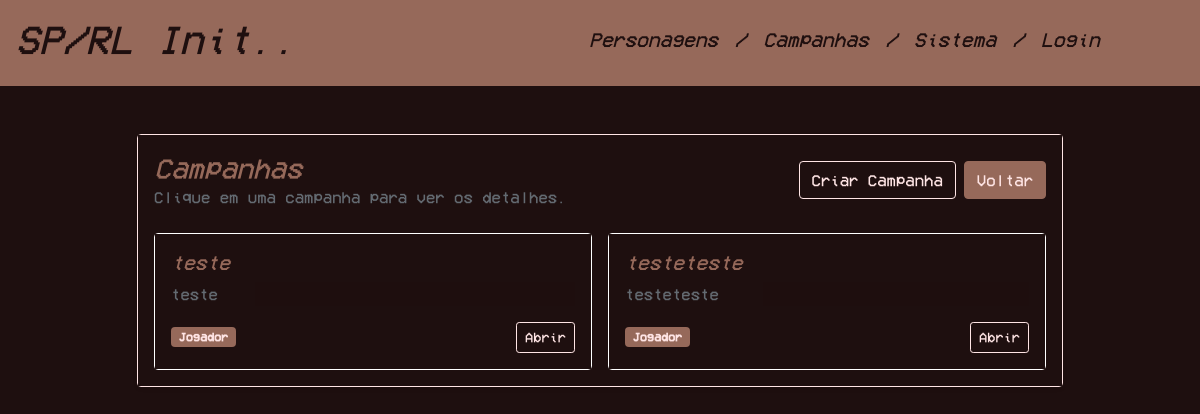
The app's page /campanhas.php (signed in) with its own data.
### tables this page shows
CREATE TABLE `Campanha` (
  `id` int NOT NULL,
  `nome` varchar(100) NOT NULL,
  `descricao` text NOT NULL,
  `notas` text
);

CREATE TABLE `Campanha_Utilizador` (
  `idCampanha` int NOT NULL,
  `idUtilizador` int NOT NULL,
  `mestre` tinyint(1) NOT NULL
);

### campanhas.php (the view, shortened to what this page needs)
<?php
$user = $_SESSION['user'] ?? null;
$campanhas = [];
$error = null;
try {
    $mysqli = get_db_connection();
    if (intval($user['admin']) === 1) {
        $stmt = $mysqli->prepare(
            'SELECT c.id, c.nome, c.descricao, cu.mestre
             FROM Campanha c
             LEFT JOIN Campanha_Utilizador cu ON cu.idCampanha = c.id AND cu.idUtilizador = ?
             ORDER BY c.nome ASC'
        );
        if ($stmt) {
            $stmt->bind_param('i', $user['id']);
            $stmt->execute();
            $result = $stmt->get_result();
            if ($result) {
                while ($row = $result->fetch_assoc()) {
                    $campanhas[] = $row;
                }
            }
        }
    }
} catch (Throwable $e) {
    error_log('Campanhas list error: ' . $e->getMessage());
    if (!$error) {
        $error = 'Não foi possível carregar as campanhas. Tente novamente mais tarde.';
    }
}
?>
<!DOCTYPE html>
<html lang="pt">
    <head>
        <link rel="stylesheet" href="css/index.css">
        <link href="https://cdn.jsdelivr.net/npm/bootstrap@5.0.2/dist/css/bootstrap.min.css" rel="stylesheet">
    </head>
    <body>
        <?php include('templates/header.php'); ?>
        <div class="container mt-5">
            <div class="row justify-content-center">
                <div class="col-lg-10">
                    <div class="card shadow-sm">
                        <div class="card-body">
                            <div class="d-flex justify-content-between align-items-center mb-4">
                                <div>
                                    <h1 class="h3 mb-0">Campanhas</h1>
                                    <p class="text-muted mb-0">Clique em uma campanha para ver os detalhes.</p>
                                </div>
                                <div class="d-flex gap-2">
                                    <button type="button" class="btn btn-success" data-bs-toggle="modal" data-bs-target="#createCampaignModal">Criar Campanha</button>
                                    <a href="index.php" class="btn btn-secondary">Voltar</a>
                                </div>
                            </div>
                            <?php if ($error): ?>
                                <div class="alert alert-danger"><?php echo htmlspecialchars($error); ?></div>
                            <?php elseif (empty($campanhas)): ?>
                                <div class="alert alert-info">Não há campanhas associadas a este utilizador.</div>
                            <?php else: ?>
                                <div class="row row-cols-1 row-cols-md-2 g-3">
                                    <?php foreach ($campanhas as $campanha): ?>
                                        <div class="col">
                                            <div class="card h-100 border border-white">
                                                <div class="card-body d-flex flex-column">
                                                    <h5 class="card-title"><?php echo htmlspecialchars($campanha['nome']); ?></h5>
                                                    <p class="card-text text-muted"><?php echo nl2br(htmlspecialchars($campanha['descricao'])); ?></p>
                                                    <div class="mt-auto d-flex justify-content-between align-items-center">
                                                        <?php if (intval($campanha['mestre']) === 1): ?>
                                                            <span class="badge bg-primary">Mestre</span>
                                                        <?php else: ?>
                                                            <span class="badge bg-secondary">Jogador</span>
                                                        <?php endif; ?>
                                                        <div class="gap-2 d-flex">
                                                            <a href="campanha.php?id=<?php echo intval($campanha['id']); ?>" class="btn btn-sm btn-outline-primary">Abrir</a>
                                                        </div>
                                                    </div>
                                                </div>
                                            </div>
                                        </div>
                                    <?php endforeach; ?>
                                </div>
                            <?php endif; ?>
                        </div>
                    </div>
                </div>
            </div>
        </div>
    </body>
</html>

### css/index.css (style rules this page uses)
* { background-color : #1e0f0f !important; color : #FFE5E5 !important; font-family : 'VCR'; }
h1, h3, h5 { font-style: italic; color : #96695A !important; }
button { border-color: #FFE5E5 !important; }
a { color: #96695A !important; }
.btn-primary, .btn-secondary, .badge.bg-primary, .badge.bg-secondary { background-color: #96695A !important; border-color: #96695A !important; color: #FFE5E5 !important; }
.btn-outline-primary, .btn-outline-light { color: #FFE5E5 !important; border-color: #FFE5E5 !important; }
.card { border-color: #FFE5E5 !important; background-color: #1e0f0f !important; }
.card .card-body { color: #FFE5E5 !important; }
.text-muted, .text-dark { color: #FFE5E5 !important; opacity: 0.9 !important; }
.bg-secondary, .bg-light { background-color: #1e0f0f !important; color: #FFE5E5 !important; }

### records on screen
campanha: nome "teste", descricao "teste"
campanha_utilizador: idCampanha.nome "testeteste", idCampanha.descricao "testeteste", mestre "Jogador"
